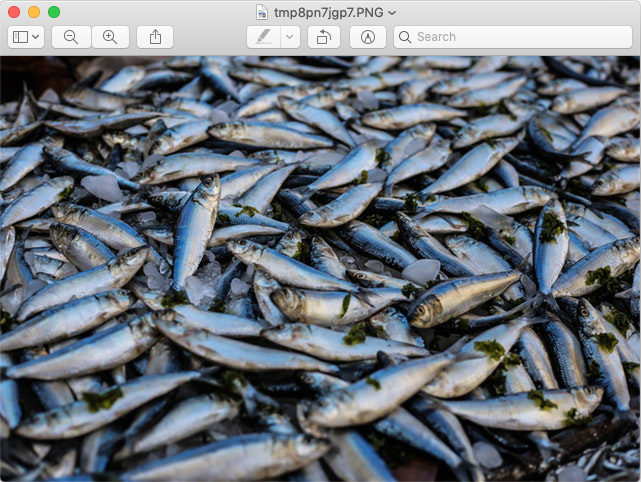
#> input picture InputImages/BeforeNegativeTransformation.png, 641 x 482 px, found by its file name
$ python newNegative.py
#> lines starting #> are read from the running program, lines starting #| are printed output that depends on the picture

# import Pillow modules

from PIL import Image


# Load the image

imgz = Image.open('..\\InputImages\\BeforeNegativeTransformation.png')
#> imgz is the input picture: PIL image 641x482 RGBA; mean R, G, B, A 105.5, 112.8, 121.1, 255
img = imgz.copy()
imgz.close()
# Display the original image

img.show()


# Read pixels and apply negative transformation

for i in range(0, img.size[0]-1):

    for j in range(0, img.size[1]-1):

        # Get pixel value at (x,y) position of the image

        pixelColorVals = img.getpixel((i, j))

        # Invert color

        redPixel = 255 - pixelColorVals[0]  # Negate red pixel

        greenPixel = 255 - pixelColorVals[1]  # Negate green pixel

        bluePixel = 255 - pixelColorVals[2]  # Negate blue pixel

        # Modify the image with the inverted pixel values

        img.putpixel((i, j), (redPixel, greenPixel, bluePixel))
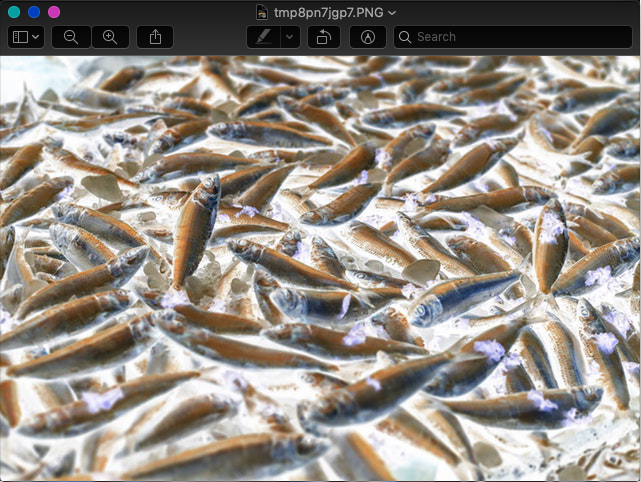
#> img: PIL image 641x482 RGBA; mean R, G, B, A 149.4, 142.2, 133.9, 255


# Display the negative image

img.show()

$ run again, with InputImages/Median.png copied over InputImages/BeforeNegativeTransformation.png
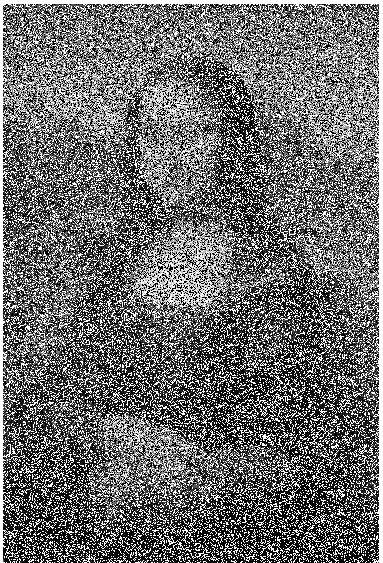
#> input picture InputImages/Median.png, 383 x 563 px, found by its file name
#> imgz is the input picture: PIL image 383x563 RGBA; mean R, G, B, A 109.8, 109.8, 109.8, 255
#> after the loop `for i in range(0, img.size[0]-1):`:
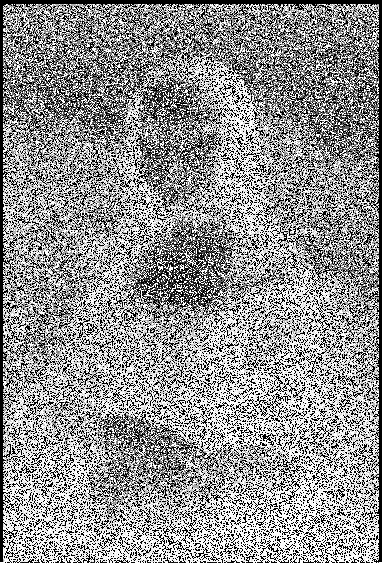
#> img: PIL image 383x563 RGBA; mean R, G, B, A 145.8, 145.8, 145.8, 255

$ run again, with InputImages/WeightedAverage.png copied over InputImages/BeforeNegativeTransformation.png
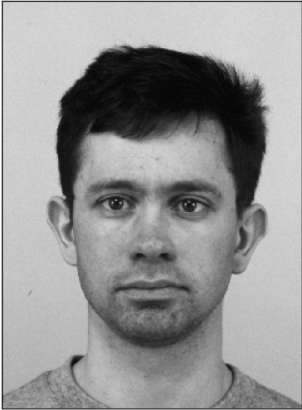
#> input picture InputImages/WeightedAverage.png, 302 x 410 px, found by its file name
#> imgz is the input picture: PIL image 302x410 RGBA; mean R, G, B, A 148.3, 148.3, 148.3, 255
#> after the loop `for i in range(0, img.size[0]-1):`:
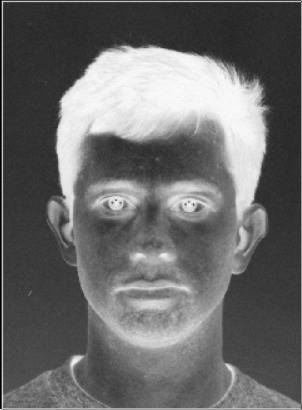
#> img: PIL image 302x410 RGBA; mean R, G, B, A 107, 107, 107, 255
